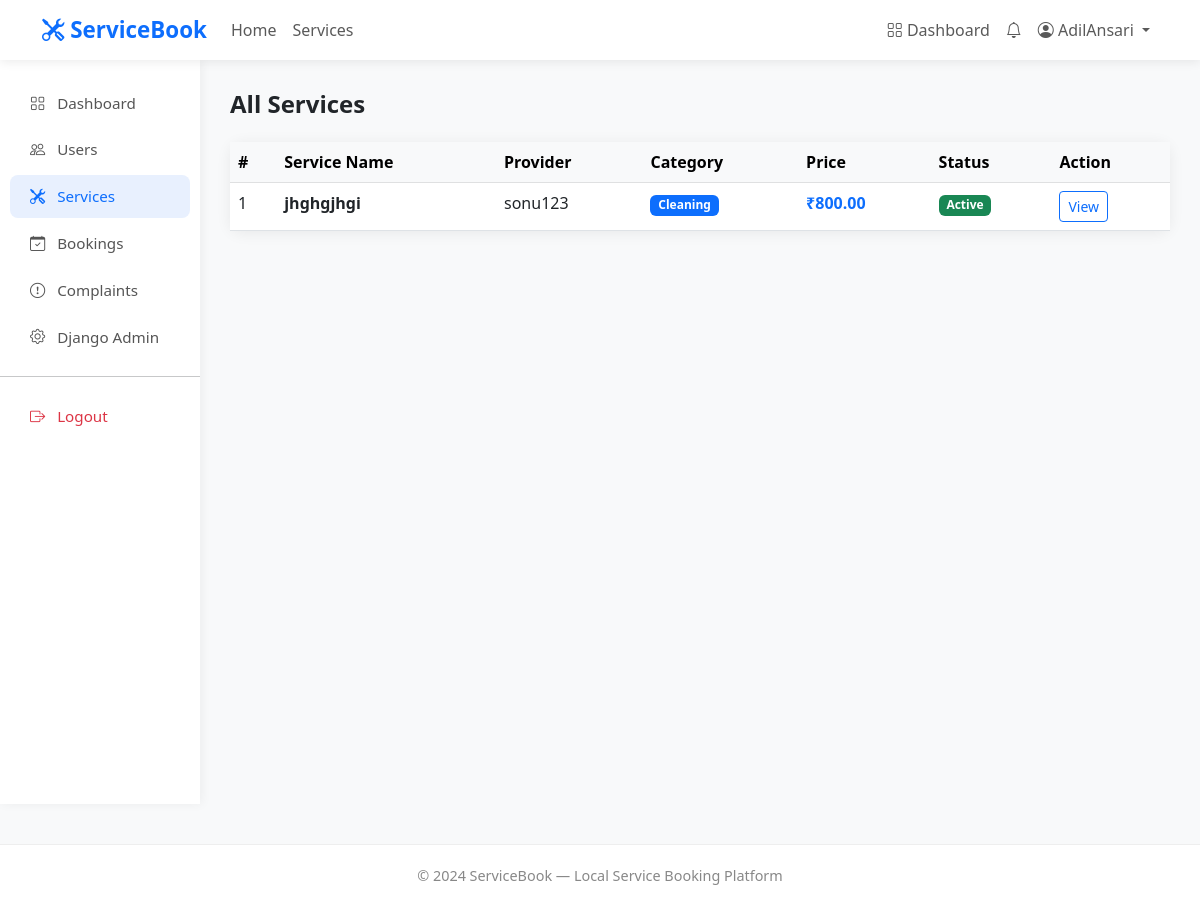
Page /accounts/accounts/admin/services/ (signed in) on the earlier database version.
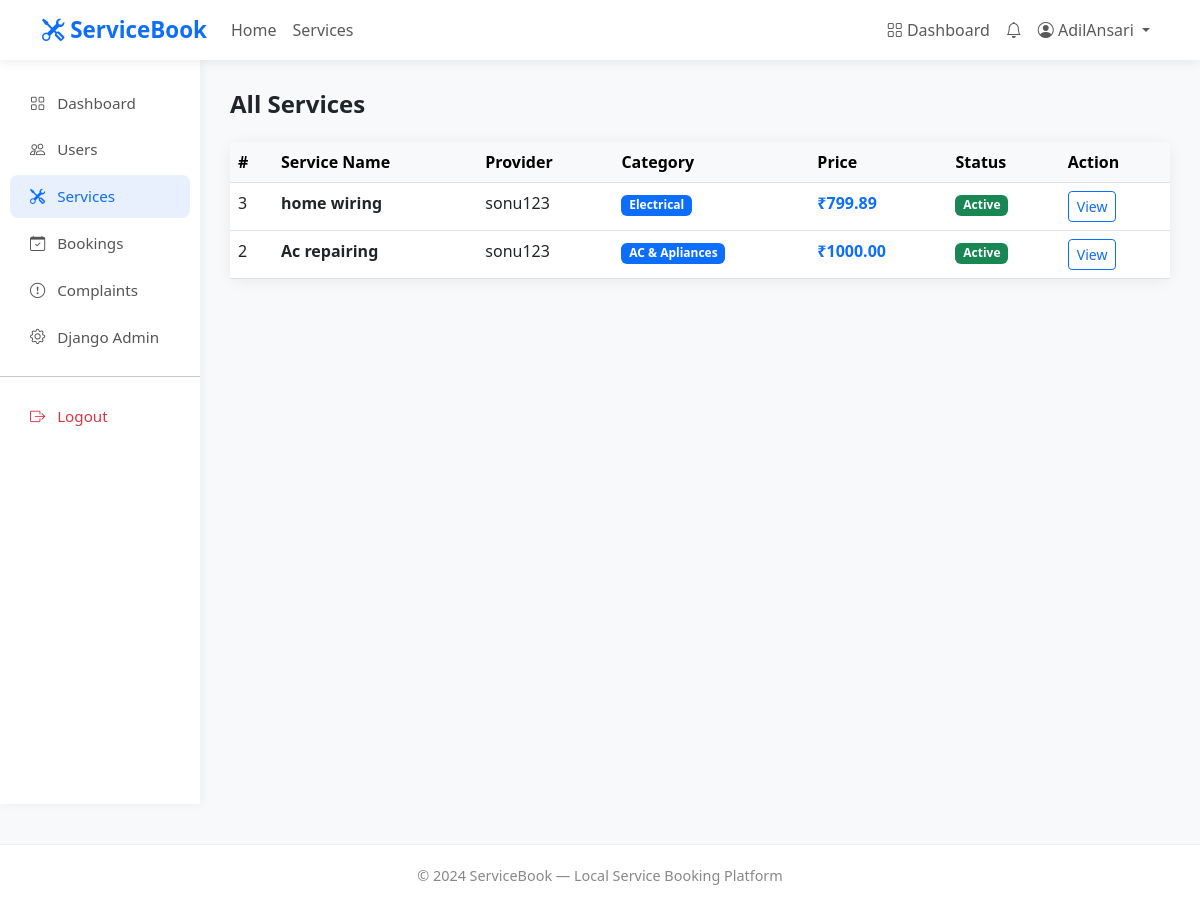
Same page on the later database version.
### services/models.py (models this page shows, shortened)
class Service(models.Model):
    provider = models.ForeignKey(
        'accounts.ProviderProfile',
        on_delete=models.CASCADE,
        related_name='services'
    )
    category = models.ForeignKey(
        'services.ServiceCategory',
        on_delete=models.SET_NULL,
        null=True,
        related_name='services'
    )
    name = models.CharField(max_length=200)
    description = models.TextField()
    price = models.DecimalField(max_digits=8, decimal_places=2)
    duration_hours = models.DecimalField(
        max_digits=4,
        decimal_places=1,
        default=1.0
    )
    is_available = models.BooleanField(default=True)
    created_at = models.DateTimeField(auto_now_add=True)
    updated_at = models.DateTimeField(auto_now=True)
    class Meta:
        ordering = ['-created_at']

class ServiceCategory(models.Model):
    name = models.CharField(max_length=100, unique=True)
    description = models.TextField(blank=True)
    icon = models.CharField(max_length=100, blank=True)
    is_active = models.BooleanField(default=True)
    created_at = models.DateTimeField(auto_now_add=True)
    class Meta:
        verbose_name = 'Service Category'
        verbose_name_plural = 'Service Categories'
        ordering = ['name']

### accounts/models.py (models this page shows, shortened)
class ProviderProfile(models.Model):
    user = models.OneToOneField(
        'accounts.User',
        on_delete=models.CASCADE,
        related_name='provider_profile'
    )
    bio = models.TextField(blank=True)
    address = models.TextField(blank=True)
    city = models.CharField(max_length=100, blank=True)
    experience_years = models.PositiveIntegerField(default=0)
    profile_photo = models.ImageField(
        upload_to='provider_photos/',
        blank=True,
        null=True
    )
    is_verified = models.BooleanField(default=False)
    is_available = models.BooleanField(default=True)
    average_rating = models.DecimalField(
        max_digits=3,
        decimal_places=2,
        default=0.00
    )
    total_reviews = models.PositiveIntegerField(default=0)
    created_at = models.DateTimeField(auto_now_add=True)
    updated_at = models.DateTimeField(auto_now=True)

class User(AbstractUser):
    ROLE_CUSTOMER = 'customer'
    ROLE_PROVIDER = 'provider'
    ROLE_ADMIN = 'admin'
    ROLE_CHOICES = [
        (ROLE_CUSTOMER, 'Customer'),
        (ROLE_PROVIDER, 'Service Provider'),
        (ROLE_ADMIN, 'Administrator'),
    ]
    role = models.CharField(
        max_length=20,
        choices=ROLE_CHOICES,
        default=ROLE_CUSTOMER,
    )
    phone = models.CharField(max_length=15, blank=True)
    email = models.EmailField(unique=True)
    def is_admin_user(self):
        return self.role == self.ROLE_ADMIN

### accounts/views.py (the view)
# urls.py: path('accounts/admin/services/', views.admin_all_services, name='admin_all_services'),
@login_required(login_url='/accounts/login/')
def admin_all_services(request):
    if not (request.user.is_admin_user() or request.user.is_staff):
        messages.error(request, 'Access denied.')
        return redirect('dashboard')
    from services.models import Service, ServiceCategory
    services = Service.objects.select_related(
        'provider__user',
        'category'
    ).order_by('-created_at')
    categories = ServiceCategory.objects.all()
    context = {
        'services': services,
        'categories': categories,
    }
    return render(request, 'accounts/admin_services.html', context)

### notifications/context_processors.py (called while the page is built)
def notification_count(request):
    if request.user.is_authenticated:
        count = request.user.notifications.filter(
            is_read=False
        ).count()
        return {'unread_notifications': count}
    return {'unread_notifications': 0}

### templates/accounts/admin_services.html (shortened to what this page needs)
{% extends 'base.html' %}
{% block content %}
<div class="container-fluid">
    <div class="row">
        <div class="col-md-2 sidebar">
            <nav class="nav flex-column">
                <a class="nav-link" href="{% url 'admin_dashboard' %}">
                    <i class="bi bi-grid"></i> Dashboard
                </a>
                <a class="nav-link" href="{% url 'admin_users' %}">
                    <i class="bi bi-people"></i> Users
                </a>
                <a class="nav-link active" href="{% url 'admin_all_services' %}">
                    <i class="bi bi-tools"></i> Services
                </a>
                <a class="nav-link" href="{% url 'admin_all_bookings' %}">
                    <i class="bi bi-calendar-check"></i> Bookings
                </a>
                <a class="nav-link" href="{% url 'admin_complaints' %}">
                    <i class="bi bi-exclamation-circle"></i> Complaints
                </a>
                <a class="nav-link" href="/admin/">
                    <i class="bi bi-gear"></i> Django Admin
                </a>
                <hr>
                <a class="nav-link text-danger" href="{% url 'logout' %}">
                    <i class="bi bi-box-arrow-right"></i> Logout
                </a>
            </nav>
        </div>
        <div class="col-md-10 main-content">
            <h4 class="fw-bold mb-4">All Services</h4>
            <div class="card">
                <div class="table-responsive">
                    <table class="table table-hover mb-0">
                        <thead class="table-light">
                            <tr>
                                <th>#</th>
                                <th>Service Name</th>
                                <th>Provider</th>
                                <th>Category</th>
                                <th>Price</th>
                                <th>Status</th>
                                <th>Action</th>
                            </tr>
                        </thead>
                        <tbody>
                            {% for service in services %}
                                <tr>
                                    <td>{{ service.id }}</td>
                                    <td>
                                        <strong>{{ service.name }}</strong>
                                    </td>
                                    <td>
                                        {{ service.provider.user.username }}
                                    </td>
                                    <td>
                                        <span class="badge bg-primary">
                                            {{ service.category.name }}
                                        </span>
                                    </td>
                                    <td class="fw-bold text-primary">
                                        ₹{{ service.price }}
                                    </td>
                                    <td>
                                        {% if service.is_available %}
                                            <span class="badge bg-success">
                                                Active
                                            </span>
                                        {% else %}
                                            <span class="badge bg-secondary">
                                                Inactive
                                            </span>
                                        {% endif %}
                                    </td>
                                    <td>
                                        <a href="{% url 'service_detail' service.pk %}"
                                           class="btn btn-outline-primary btn-sm">
                                            View
                                        </a>
                                    </td>
                                </tr>
                            {% endfor %}
                        </tbody>
                    </table>
                </div>
            </div>
        </div>
    </div>
</div>
{% endblock %}

Differences in the rows shown:
removed Service: id "1", name "jhghgjhgi", provider.user.username "sonu123", category.name "Cleaning", price "800.00", is_available "Active"
added Service: id "3", name "home wiring", provider.user.username "sonu123", category.name "Electrical", price "799.89", is_available "Active"
added Service: id "2", name "Ac repairing", provider.user.username "sonu123", category.name "AC & Apliances", price "1000.00", is_available "Active"
